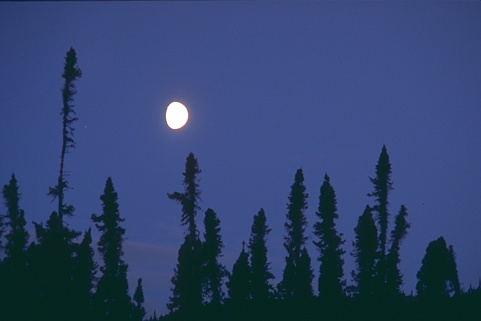
#> input picture Experiments/Image Segmentation exp - v2/238011.jpg, 481 x 321 px, found by its file name
$ jupyter execute __FCM_workingWithVQ.ipynb
#> lines starting #> are read from the running program, lines starting #| are printed output that depends on the picture
### Experiments/Image Segmentation exp - v2/fuzzy_cmeans.py
import numpy as np
from scipy.linalg import norm
from scipy.spatial.distance import cdist


class FCM:
    def __init__(self, n_clusters=4, max_iter=100, m=2, error=1e-6):
        super().__init__()
        self.u, self.centers = None, None
        self.n_clusters = n_clusters
        self.max_iter = max_iter
        self.m = m
        self.error = error

    def fit(self, X):
        N = X.shape[0]
        C = self.n_clusters
        centers = []

        u = np.random.dirichlet(np.ones(C), size=N)

        iteration = 0
        while iteration < self.max_iter:
            u2 = u.copy()

            centers = self.next_centers(X, u)
            u = self.next_u(X, centers)
            iteration += 1

            # Stopping rule
            if norm(u - u2) < self.error:
                break

        self.u = u
        self.centers = centers
        return centers

    def next_centers(self, X, u):
        um = u ** self.m
        return (X.T @ um / np.sum(um, axis=0)).transpose()

    def next_u(self, X, centers):
        return self._predict(X, centers)

    def _predict(self, X, centers):
        power = float(2 / (self.m - 1))
        temp = cdist(X, centers) ** power
        denominator_ = temp.reshape((X.shape[0], 1, -1)).repeat(temp.shape[-1], axis=1)
        denominator_ = temp[:, :, np.newaxis] / denominator_

        return 1 / denominator_.sum(2)

    def predict(self, X):
        if len(X.shape) == 1:
            X = np.expand_dims(X, axis=0)

        u = self._predict(X, self.centers)
        return np.argmax(u, axis=-1)

### Experiments/Image Segmentation exp - v2/thirdRound -/Image4/__FCM_workingWithVQ.ipynb
[cell 1]
import random
from sklearn.utils.extmath import row_norms
from sklearn.utils.extmath import row_norms, squared_norm, stable_cumsum
import scipy.sparse as sp
from sklearn.metrics.pairwise import euclidean_distances
import matplotlib.pyplot as plt
import numpy as np
import seaborn as sns
from sklearn.datasets.samples_generator import make_blobs
import cv2 as cv
from fuzzy_cmeans import FCM
np.random.seed(0)

[cell 2]
img=cv.imread('238011.jpg')
#> img is the input picture: shape (321, 481, 3); mean B, G, R 110, 67.4, 48.4
img=cv.cvtColor(img,cv.COLOR_BGR2RGB)

plt.imshow(img)
plt.xticks([])
plt.yticks([])
plt.grid(False)
plt.show()
pic=cv.cvtColor(img,cv.COLOR_RGB2LUV)
#> pic: shape (321, 481, 3); mean of channels 0, 1, 2 73, 90.2, 101.5
plt.imshow(pic)

[cell 3]
#resize the image
img = cv.resize(pic, dsize=(200, 200))
#> img: shape (200, 200, 3); mean of channels 0, 1, 2 72.9, 90.1, 101.4

#
# rearange the image array with the block size of four
#

i=0
j=0
luv=[]

for h in range(100):
    j=0
    for k in range(100):
        luv.append([
            [img[i,j,0],img[i+1,j,0],img[i,j+1,0],img[i+1,j+1,0]],
            [img[i,j,1],img[i+1,j,1],img[i,j+1,1],img[i+1,j+1,1]],
            [img[i,j,2],img[i+1,j,2],img[i,j+1,2],img[i+1,j+1,2]]
        ])

        j=j+2
    i=i+2
#> after the loop, i = 200; luv = 10000 items

luva=np.reshape(np.array(luv),(100,100,3,4))
print('luva.shape',luva.shape)
#| luva.shape (100, 100, 3, 4)

# re-asign the new array format to the image
pic=luva
print('pic.shape',pic.shape)
#| pic.shape (100, 100, 3, 4)

pic_n = pic.reshape(pic.shape[0]*pic.shape[1]* pic.shape[2], pic.shape[3])
print('pic_n.shape',pic_n.shape)
#| pic_n.shape (30000, 4)

x=pic_n

[cell 4]
def _k_init(X, n_clusters, x_squared_norms, random_state, n_local_trials=None):
    """Init n_clusters seeds according to k-means++
    Parameters
    ----------
    X : array or sparse matrix, shape (n_samples, n_features)
        The data to pick seeds for. To avoid memory copy, the input data
        should be double precision (dtype=np.float64).
    n_clusters : integer
        The number of seeds to choose
    x_squared_norms : array, shape (n_samples,)
        Squared Euclidean norm of each data point.
    random_state : int, RandomState instance
        The generator used to initialize the centers. Use an int to make the
        randomness deterministic.
        See :term:`Glossary <random_state>`.
    n_local_trials : integer, optional
        The number of seeding trials for each center (except the first),
        of which the one reducing inertia the most is greedily chosen.
        Set to None to make the number of trials depend logarithmically
        on the number of seeds (2+log(k)); this is the default.
    Notes
    -----
    Selects initial cluster centers for k-mean clustering in a smart way
    to speed up convergence. see: Arthur, D. and Vassilvitskii, S.
    "k-means++: the advantages of careful seeding". ACM-SIAM symposium
    on Discrete algorithms. 2007
    Version ported from http://www.stanford.edu/~darthur/kMeansppTest.zip,
    which is the implementation used in the aforementioned paper.
    """
    n_samples, n_features = X.shape

    centers = np.empty((n_clusters, n_features), dtype=X.dtype)

    assert x_squared_norms is not None, 'x_squared_norms None in _k_init'

    # Set the number of local seeding trials if none is given
    if n_local_trials is None:
        # This is what Arthur/Vassilvitskii tried, but did not report
        # specific results for other than mentioning in the conclusion
        # that it helped.
        n_local_trials = 2 + int(np.log(n_clusters))

    # Pick first center randomly
    center_id = random_state.randint(n_samples)
    if sp.issparse(X):
        centers[0] = X[center_id].toarray()
    else:
        centers[0] = X[center_id]

    # Initialize list of closest distances and calculate current potential
    closest_dist_sq = euclidean_distances(
        centers[0, np.newaxis], X, Y_norm_squared=x_squared_norms,
        squared=True)
    current_pot = closest_dist_sq.sum()

    # Pick the remaining n_clusters-1 points
    for c in range(1, n_clusters):
        # Choose center candidates by sampling with probability proportional
        # to the squared distance to the closest existing center
        rand_vals = random_state.random_sample(n_local_trials) * current_pot
        candidate_ids = np.searchsorted(stable_cumsum(closest_dist_sq),
                                        rand_vals)

        # Compute distances to center candidates
        distance_to_candidates = euclidean_distances(
            X[candidate_ids], X, Y_norm_squared=x_squared_norms, squared=True)

        # Decide which candidate is the best
        best_candidate = None
        best_pot = None
        best_dist_sq = None
        for trial in range(n_local_trials):
            # Compute potential when including center candidate
            new_dist_sq = np.minimum(closest_dist_sq,
                                     distance_to_candidates[trial])
            new_pot = new_dist_sq.sum()

            # Store result if it is the best local trial so far
            if (best_candidate is None) or (new_pot < best_pot):
                best_candidate = candidate_ids[trial]
                best_pot = new_pot
                best_dist_sq = new_dist_sq

        # Permanently add best center candidate found in local tries
        if sp.issparse(X):
            centers[c] = X[best_candidate].toarray()
        else:
            centers[c] = X[best_candidate]
        current_pot = best_pot
        closest_dist_sq = best_dist_sq

    return centers

[cell 5]
import time as t
timearray=[]
segementedImg=[]

clusterssize=[2,3,4,5,6,7,8,9,10]
error=[]

[cell 6]
for i in clusterssize:

    start=t.time()
    fuzzy_cmeans2 = FCM(n_clusters=i,max_iter=50)
    fuzzy_cmeans2.centers=_k_init(x,i, row_norms(x, squared=True), np.random.RandomState(seed=0))
    fuzzy_cmeans2.fit(x)
    timearray.append(t.time()-start)
    label=fuzzy_cmeans2.predict(x)

    pic2show = fuzzy_cmeans2.centers[label]
    cluster_pic = pic2show.reshape(pic.shape[0],pic.shape[1], pic.shape[2], pic.shape[3])
    error.append(np.linalg.norm(pic-cluster_pic))
    print(i)
#> this loop made 9 passes
#> after the loop, error = [4928, 2543.7, 2355.8, 2150.7, 2077.2, 1964, 1913.4, 1881, 1845]; timearray = [0.158, 0.237, 0.729, 0.848, 0.941, 1.07, 1.3, 1.59, 1.71]

[cell 7]
#convert back the clustered image to the original form
#decoding

temp=np.zeros((200,200,3))
i=0
j=0
for h in range(100):
    j=0
    for k in range(100):
        val=cluster_pic[h,k,:,:]

        temp[i,j,0]=val[0][0]
        temp[i+1,j,0]=val[0][1]
        temp[i,j+1,0]=val[0][2]
        temp[i+1,j+1,0]=val[0][3]

        temp[i,j,1]=val[1][0]
        temp[i+1,j,1]=val[1][1]
        temp[i,j+1,1]=val[1][2]
        temp[i+1,j+1,1]=val[1][3]

        temp[i,j,2]=val[2][0]
        temp[i+1,j,2]=val[2][1]
        temp[i,j+1,2]=val[2][2]
        temp[i+1,j+1,2]=val[2][3]

        j=j+2
    i=i+2
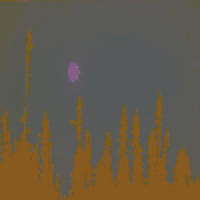
#> temp: shape (200, 200, 3) float64; mean of channels 0, 1, 2 72.7, 90.2, 101.3; drawn as B, G, R
#> after the loop, i = 200


temp=cv.cvtColor((temp).astype('uint8'),cv.COLOR_LUV2RGB)
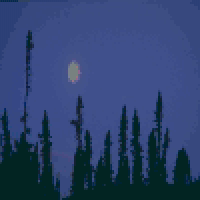
#> temp: shape (200, 200, 3); mean R, G, B 45.9, 66.2, 109.7
plt.imshow(temp)
plt.xticks([])
plt.yticks([])
plt.imshow(temp)
plt.savefig('FCM_SegementdIMg.jpg')
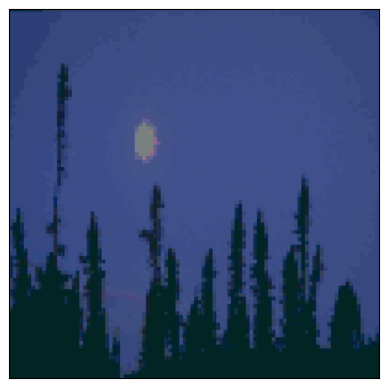
#> figure drawn by matplotlib, 1 panel
plt.show()

[cell 8]
plt.xlabel('Number of Clusters')
plt.ylabel('Error')
plt.plot(clusterssize,error)
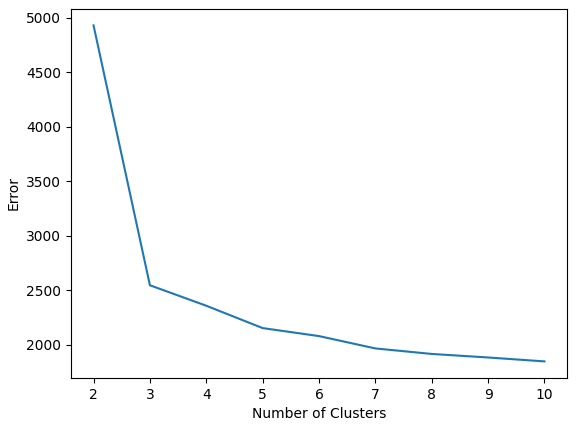
#> figure drawn by matplotlib, 1 panel

[cell 9]
plt.xlabel('Number of Clusters')
plt.ylabel('Time [Sec]')

plt.plot(np.arange(2,11,1),timearray)
np.savetxt("FCM_error.csv", error, delimiter=",")
np.savetxt("FCM_timearray.csv", timearray, delimiter=",")
np.savetxt("FCM_segementedImg.csv", segementedImg, delimiter=",")
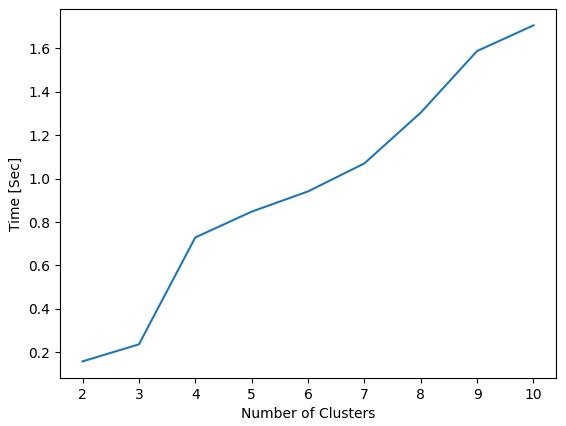
#> figure drawn by matplotlib, 1 panel

[cell 10]
error
#> Out has the same summary as error

$ run again, with Experiments/Image Segmentation exp - v2/35070.jpg copied over Experiments/Image Segmentation exp - v2/238011.jpg
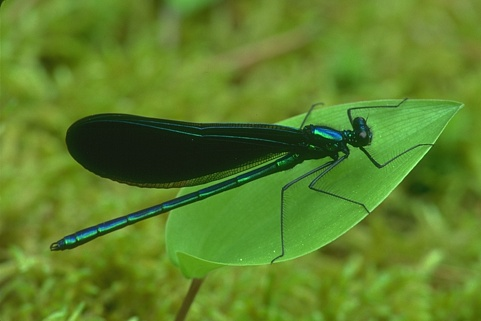
#> input picture Experiments/Image Segmentation exp - v2/35070.jpg, 481 x 321 px, found by its file name
#> img is the input picture: shape (321, 481, 3); mean B, G, R 40.8, 129, 93
#> pic: shape (321, 481, 3); mean of channels 0, 1, 2 125.5, 84.1, 183.5
#> after the loop `for h in range(100):`: i = 200; luv = 10000 items
#| luva.shape (100, 100, 3, 4)
#| pic.shape (100, 100, 3, 4)
#| pic_n.shape (30000, 4)
#> the loop `for i in clusterssize: ` made 9 passes
#> after the loop `for i in clusterssize:`: error = [7751.3, 4680.9, 3604.5, 3072, 2807.9, 2517, 2343.2, 2225.8, 2140.3]; timearray = [0.236, 0.292, 0.821, 0.979, 1.15, 1.39, 1.3, 1.47, 1.86]
#> after the loop `for h in range(100):`:
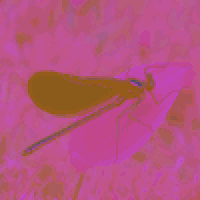
#> temp: shape (200, 200, 3) float64; mean of channels 0, 1, 2 125.6, 84.2, 183; drawn as B, G, R
#> after the loop `for h in range(100):`: i = 200
#> `[cell 9] plt.xlabel('Number of Clusters') plt.ylabel('Time [Sec]')  pl..`:
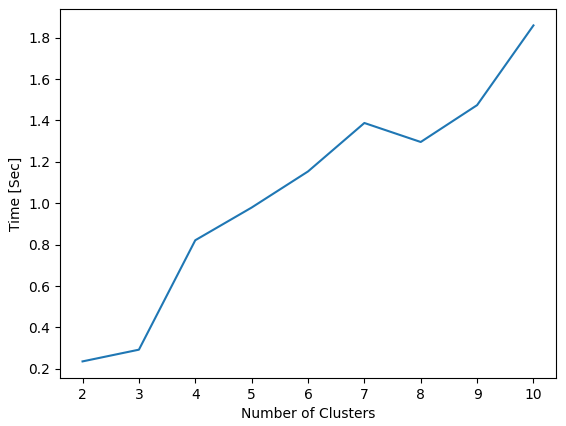
#> figure drawn by matplotlib, 1 panel
#> Out has the same summary as error

$ run again, with Experiments/Image Segmentation exp - v2/41033.jpg copied over Experiments/Image Segmentation exp - v2/238011.jpg
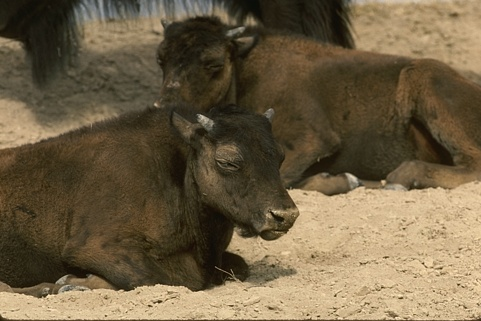
#> input picture Experiments/Image Segmentation exp - v2/41033.jpg, 481 x 321 px, found by its file name
#> img is the input picture: shape (321, 481, 3); mean B, G, R 68.9, 96, 111.4
#> pic: shape (321, 481, 3); mean of channels 0, 1, 2 102.4, 104.4, 155.1
#> after the loop `for h in range(100):`: i = 200; luv = 10000 items
#| luva.shape (100, 100, 3, 4)
#| pic.shape (100, 100, 3, 4)
#| pic_n.shape (30000, 4)
#> the loop `for i in clusterssize: ` made 9 passes
#> after the loop `for i in clusterssize:`: error = [7982.8, 5364.2, 4230.6, 3549.3, 3380.4, 2903.7, 2701.2, 2587.7, 2609.7]; timearray = [0.204, 0.447, 0.974, 1.12, 1.17, 1.39, 1.6, 1.92, 2.08]
#> after the loop `for h in range(100):`:
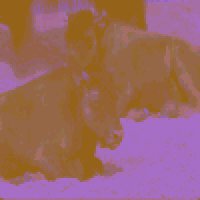
#> temp: shape (200, 200, 3) float64; mean of channels 0, 1, 2 102.4, 104.2, 155.2; drawn as B, G, R
#> after the loop `for h in range(100):`: i = 200
#> `[cell 9] plt.xlabel('Number of Clusters') plt.ylabel('Time [Sec]')  pl..`:
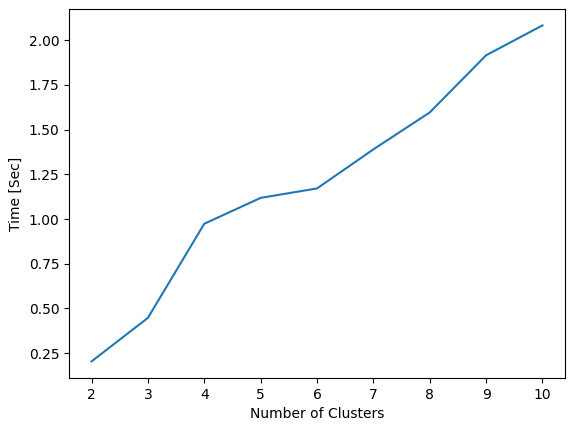
#> figure drawn by matplotlib, 1 panel
#> Out has the same summary as error

$ run again, with Experiments/Image Segmentation exp - v2/42049.jpg copied over Experiments/Image Segmentation exp - v2/238011.jpg
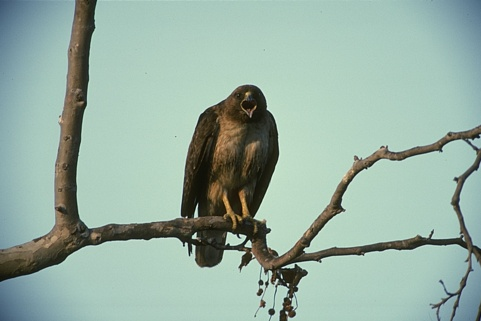
#> input picture Experiments/Image Segmentation exp - v2/42049.jpg, 481 x 321 px, found by its file name
#> img is the input picture: shape (321, 481, 3); mean B, G, R 163.1, 175.2, 150.9
#> pic: shape (321, 481, 3); mean of channels 0, 1, 2 174.8, 87.6, 142.4
#> after the loop `for h in range(100):`: i = 200; luv = 10000 items
#| luva.shape (100, 100, 3, 4)
#| pic.shape (100, 100, 3, 4)
#| pic_n.shape (30000, 4)
#> the loop `for i in clusterssize: ` made 9 passes
#> after the loop `for i in clusterssize:`: error = [9326, 4634.9, 4362.4, 4134.3, 3993.7, 3948.4, 3153.8, 3074.2, 3032.7]; timearray = [0.384, 0.25, 0.906, 0.892, 0.999, 1.4, 1.58, 1.83, 1.83]
#> after the loop `for h in range(100):`:
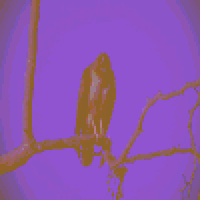
#> temp: shape (200, 200, 3) float64; mean of channels 0, 1, 2 174.8, 87.3, 142.2; drawn as B, G, R
#> after the loop `for h in range(100):`: i = 200
#> `[cell 9] plt.xlabel('Number of Clusters') plt.ylabel('Time [Sec]')  pl..`:
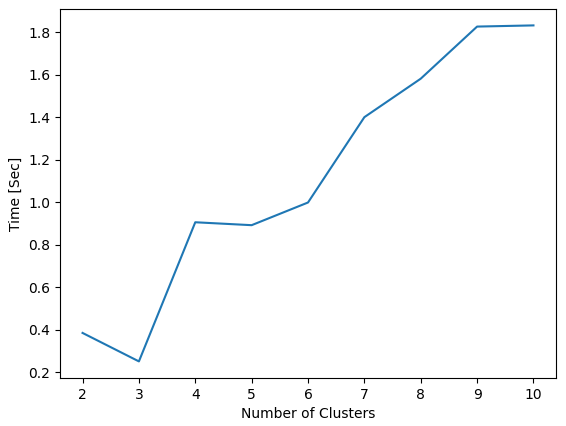
#> figure drawn by matplotlib, 1 panel
#> Out has the same summary as error
